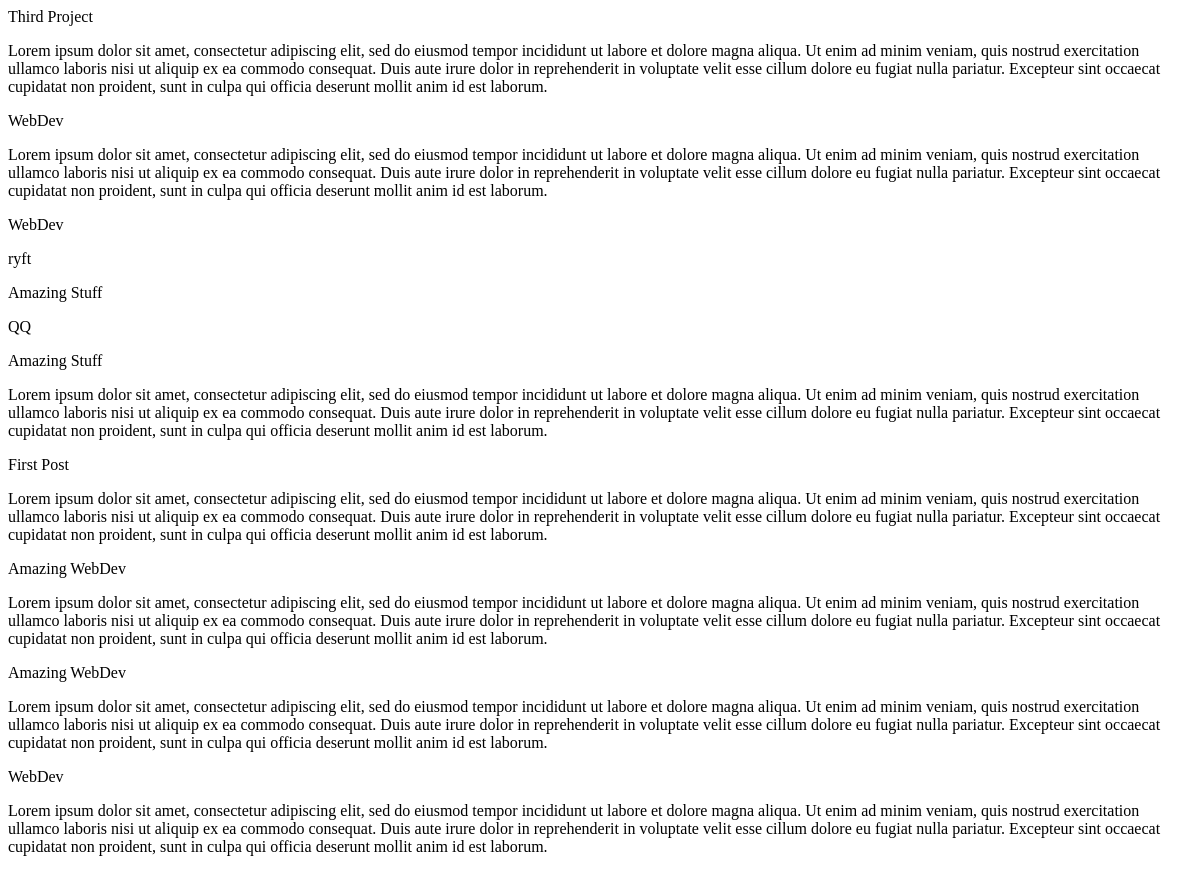
The page /categories/ on the database as committed earlier.
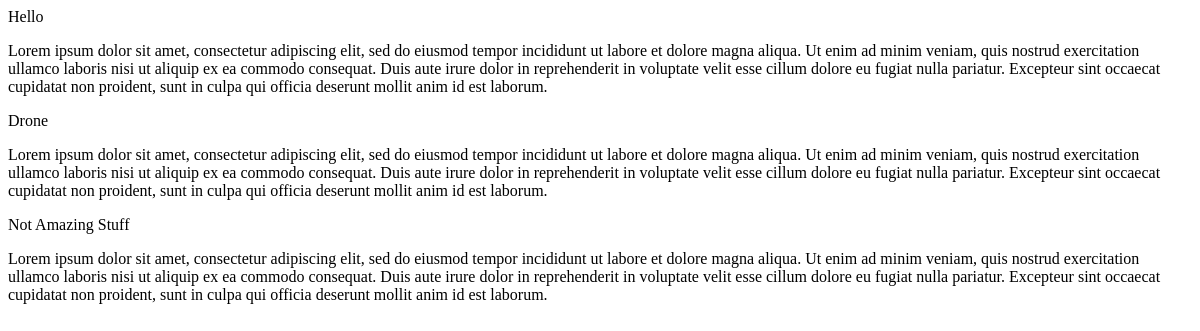
The same page on the database as committed later.
### research_site/models.py (models this page shows, shortened)
class ProjectCategory(models.Model):
    title = models.CharField(max_length=300, blank=False, null=False)
    date = models.DateTimeField(auto_now_add=True)
    summary = models.TextField()
    proj_cat_image = models.FileField(upload_to='proj_cat_images', blank = True,null = True,verbose_name="Add Photos to Project-Category")
    class Meta:
        verbose_name = _('Project Category')
        verbose_name_plural = _('Project Categories')
    class Meta:
        ordering = ('-date',)

### research_site/views.py (the view)
# urls.py: path('categories/', ProjectCategoryView.as_view(), name='categories'),
class ProjectCategoryView(ListView):
    model = ProjectCategory
    template_name = 'categories.html'
    context_object_name = "categories"

### templates/categories.html
{% for category in categories %}
<p>{{ category.title }}</p>
<p>{{ category.summary }}</p>
{% endfor %}

Rows that differ between the two databases and show on the page:
removed ProjectCategory: title "Third Project", summary "Lorem ipsum dolor sit amet, consectetur adipiscing elit, sed do eiusmod tempor incididunt ut labore et dolore magna aliqua. Ut enim ad minim veniam, quis nostrud exercitation ullamco laboris nisi ut aliquip ex ea commodo consequat. Duis aute irure dolor in reprehenderit in voluptate velit esse cillum dolore eu fugiat nulla pariatur. Excepteur sint occaecat cupidatat non proident, sunt in culpa qui officia deserunt mollit anim id est laborum."
removed ProjectCategory: title "WebDev", summary "Lorem ipsum dolor sit amet, consectetur adipiscing elit, sed do eiusmod tempor incididunt ut labore et dolore magna aliqua. Ut enim ad minim veniam, quis nostrud exercitation ullamco laboris nisi ut aliquip ex ea commodo consequat. Duis aute irure dolor in reprehenderit in voluptate velit esse cillum dolore eu fugiat nulla pariatur. Excepteur sint occaecat cupidatat non proident, sunt in culpa qui officia deserunt mollit anim id est laborum."
removed ProjectCategory: title "WebDev", summary "ryft"
removed ProjectCategory: title "Amazing Stuff", summary "QQ"
removed ProjectCategory: title "Amazing Stuff", summary "Lorem ipsum dolor sit amet, consectetur adipiscing elit, sed do eiusmod tempor incididunt ut labore et dolore magna aliqua. Ut enim ad minim veniam, quis nostrud exercitation ullamco laboris nisi ut aliquip ex ea commodo consequat. Duis aute irure dolor in reprehenderit in voluptate velit esse cillum dolore eu fugiat nulla pariatur. Excepteur sint occaecat cupidatat non proident, sunt in culpa qui officia deserunt mollit anim id est laborum."
removed ProjectCategory: title "First Post", summary "Lorem ipsum dolor sit amet, consectetur adipiscing elit, sed do eiusmod tempor incididunt ut labore et dolore magna aliqua. Ut enim ad minim veniam, quis nostrud exercitation ullamco laboris nisi ut aliquip ex ea commodo consequat. Duis aute irure dolor in reprehenderit in voluptate velit esse cillum dolore eu fugiat nulla pariatur. Excepteur sint occaecat cupidatat non proident, sunt in culpa qui officia deserunt mollit anim id est laborum."
removed ProjectCategory: title "Amazing WebDev", summary "Lorem ipsum dolor sit amet, consectetur adipiscing elit, sed do eiusmod tempor incididunt ut labore et dolore magna aliqua. Ut enim ad minim veniam, quis nostrud exercitation ullamco laboris nisi ut aliquip ex ea commodo consequat. Duis aute irure dolor in reprehenderit in voluptate velit esse cillum dolore eu fugiat nulla pariatur. Excepteur sint occaecat cupidatat non proident, sunt in culpa qui officia deserunt mollit anim id est laborum."
removed ProjectCategory: title "Amazing WebDev", summary "Lorem ipsum dolor sit amet, consectetur adipiscing elit, sed do eiusmod tempor incididunt ut labore et dolore magna aliqua. Ut enim ad minim veniam, quis nostrud exercitation ullamco laboris nisi ut aliquip ex ea commodo consequat. Duis aute irure dolor in reprehenderit in voluptate velit esse cillum dolore eu fugiat nulla pariatur. Excepteur sint occaecat cupidatat non proident, sunt in culpa qui officia deserunt mollit anim id est laborum."
removed ProjectCategory: title "WebDev", summary "Lorem ipsum dolor sit amet, consectetur adipiscing elit, sed do eiusmod tempor incididunt ut labore et dolore magna aliqua. Ut enim ad minim veniam, quis nostrud exercitation ullamco laboris nisi ut aliquip ex ea commodo consequat. Duis aute irure dolor in reprehenderit in voluptate velit esse cillum dolore eu fugiat nulla pariatur. Excepteur sint occaecat cupidatat non proident, sunt in culpa qui officia deserunt mollit anim id est laborum."
added ProjectCategory: title "Hello", summary "Lorem ipsum dolor sit amet, consectetur adipiscing elit, sed do eiusmod tempor incididunt ut labore et dolore magna aliqua. Ut enim ad minim veniam, quis nostrud exercitation ullamco laboris nisi ut aliquip ex ea commodo consequat. Duis aute irure dolor in reprehenderit in voluptate velit esse cillum dolore eu fugiat nulla pariatur. Excepteur sint occaecat cupidatat non proident, sunt in culpa qui officia deserunt mollit anim id est laborum."
added ProjectCategory: title "Drone", summary "Lorem ipsum dolor sit amet, consectetur adipiscing elit, sed do eiusmod tempor incididunt ut labore et dolore magna aliqua. Ut enim ad minim veniam, quis nostrud exercitation ullamco laboris nisi ut aliquip ex ea commodo consequat. Duis aute irure dolor in reprehenderit in voluptate velit esse cillum dolore eu fugiat nulla pariatur. Excepteur sint occaecat cupidatat non proident, sunt in culpa qui officia deserunt mollit anim id est laborum."
added ProjectCategory: title "Not Amazing Stuff", summary "Lorem ipsum dolor sit amet, consectetur adipiscing elit, sed do eiusmod tempor incididunt ut labore et dolore magna aliqua. Ut enim ad minim veniam, quis nostrud exercitation ullamco laboris nisi ut aliquip ex ea commodo consequat. Duis aute irure dolor in reprehenderit in voluptate velit esse cillum dolore eu fugiat nulla pariatur. Excepteur sint occaecat cupidatat non proident, sunt in culpa qui officia deserunt mollit anim id est laborum."
